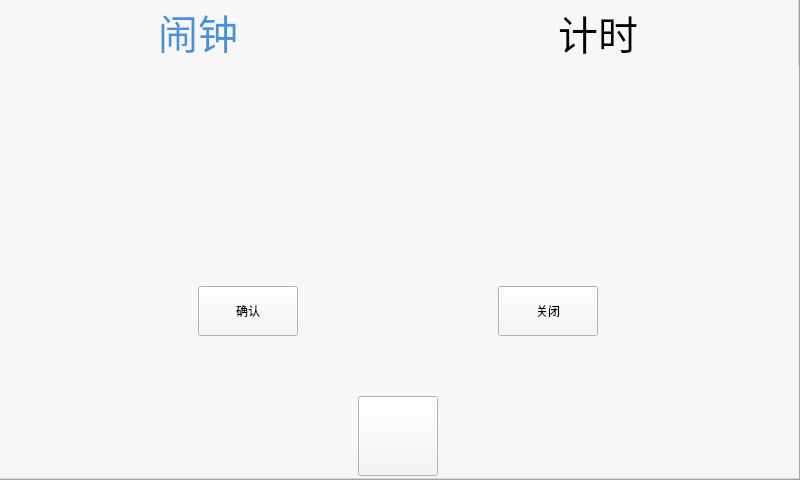
<?xml version="1.0" encoding="UTF-8"?>
<ui version="4.0">
 <class>Mytimer</class>
 <widget class="QWidget" name="Mytimer">
  <property name="geometry">
   <rect>
    <x>0</x>
    <y>0</y>
    <width>800</width>
    <height>480</height>
   </rect>
  </property>
  <property name="minimumSize">
   <size>
    <width>800</width>
    <height>480</height>
   </size>
  </property>
  <property name="maximumSize">
   <size>
    <width>800</width>
    <height>480</height>
   </size>
  </property>
  <property name="windowTitle">
   <string>Form</string>
  </property>
  <widget class="QFrame" name="frame">
   <property name="geometry">
    <rect>
     <x>-1</x>
     <y>-2</y>
     <width>801</width>
     <height>482</height>
    </rect>
   </property>
   <property name="minimumSize">
    <size>
     <width>801</width>
     <height>482</height>
    </size>
   </property>
   <property name="maximumSize">
    <size>
     <width>801</width>
     <height>480</height>
    </size>
   </property>
   <property name="styleSheet">
    <string notr="true">QFrame#frame{
background-color: rgb(211, 215, 207);
}</string>
   </property>
   <property name="frameShape">
    <enum>QFrame::StyledPanel</enum>
   </property>
   <property name="frameShadow">
    <enum>QFrame::Raised</enum>
   </property>
   <widget class="QTabWidget" name="tabWidget">
    <property name="geometry">
     <rect>
      <x>-1</x>
      <y>-2</y>
      <width>801</width>
      <height>482</height>
     </rect>
    </property>
    <property name="minimumSize">
     <size>
      <width>801</width>
      <height>482</height>
     </size>
    </property>
    <property name="maximumSize">
     <size>
      <width>804</width>
      <height>482</height>
     </size>
    </property>
    <property name="styleSheet">
     <string notr="true">QTabBar::tab{
	background-color: rgb(247, 247, 247);
    font-size:30pt;
	min-width: 400px;
	height:70px;
}
QTabBar::tab:selected{
	background-color: rgb(247, 247, 247);
	color: rgb( 70,144,221);
	font-size:30pt;
}
QTabWidget::pane {
	border:none;
}
 </string>
    </property>
    <property name="tabPosition">
     <enum>QTabWidget::North</enum>
    </property>
    <property name="tabShape">
     <enum>QTabWidget::Rounded</enum>
    </property>
    <property name="currentIndex">
     <number>0</number>
    </property>
    <property name="elideMode">
     <enum>Qt::ElideNone</enum>
    </property>
    <property name="usesScrollButtons">
     <bool>false</bool>
    </property>
    <widget class="QWidget" name="NaoZhong">
     <property name="styleSheet">
      <string notr="true">QWidget{
	background-color: rgb(247, 247, 247);
}</string>
     </property>
     <attribute name="title">
      <string>闹钟</string>
     </attribute>
     <widget class="QPushButton" name="pushButton">
      <property name="geometry">
       <rect>
        <x>360</x>
        <y>330</y>
        <width>80</width>
        <height>80</height>
       </rect>
      </property>
      <property name="minimumSize">
       <size>
        <width>80</width>
        <height>80</height>
       </size>
      </property>
      <property name="maximumSize">
       <size>
        <width>80</width>
        <height>80</height>
       </size>
      </property>
      <property name="styleSheet">
       <string notr="true">QPushButton{
	
	border-image: url(:/image/+.png);
}</string>
      </property>
      <property name="text">
       <string/>
      </property>
     </widget>
     <widget class="QWidget" name="settime" native="true">
      <property name="geometry">
       <rect>
        <x>200</x>
        <y>70</y>
        <width>400</width>
        <height>200</height>
       </rect>
      </property>
      <property name="minimumSize">
       <size>
        <width>400</width>
        <height>200</height>
       </size>
      </property>
      <property name="maximumSize">
       <size>
        <width>400</width>
        <height>200</height>
       </size>
      </property>
      <widget class="QPushButton" name="close">
       <property name="geometry">
        <rect>
         <x>300</x>
         <y>150</y>
         <width>100</width>
         <height>50</height>
        </rect>
       </property>
       <property name="minimumSize">
        <size>
         <width>100</width>
         <height>50</height>
        </size>
       </property>
       <property name="maximumSize">
        <size>
         <width>100</width>
         <height>50</height>
        </size>
       </property>
       <property name="text">
        <string>关闭</string>
       </property>
      </widget>
      <widget class="QPushButton" name="ok">
       <property name="geometry">
        <rect>
         <x>0</x>
         <y>150</y>
         <width>100</width>
         <height>50</height>
        </rect>
       </property>
       <property name="minimumSize">
        <size>
         <width>100</width>
         <height>50</height>
        </size>
       </property>
       <property name="maximumSize">
        <size>
         <width>95</width>
         <height>50</height>
        </size>
       </property>
       <property name="text">
        <string>确认</string>
       </property>
      </widget>
     </widget>
    </widget>
    <widget class="QWidget" name="JiShi">
     <property name="styleSheet">
      <string notr="true">QWidget{
	background-color: rgb(247, 247, 247);
}</string>
     </property>
     <attribute name="title">
      <string>计时</string>
     </attribute>
    </widget>
   </widget>
  </widget>
 </widget>
 <resources/>
 <connections/>
</ui>
